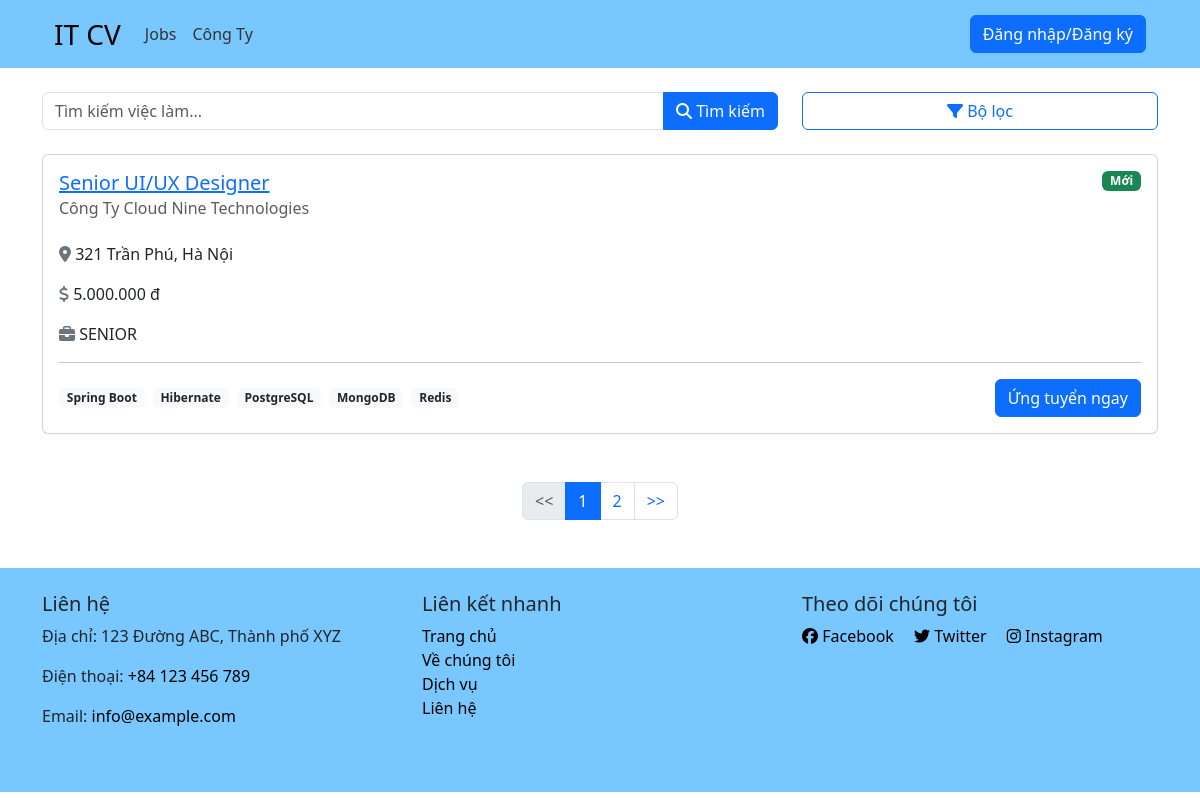
Page /jobs on the committed database.
### tables this page shows
CREATE TABLE `post_jobs` (
  `id` int NOT NULL AUTO_INCREMENT,
  `name` varchar(100) NOT NULL,
  `quantity` int NOT NULL,
  `salary` int NOT NULL,
  `level` enum('INTERN','FRESHER','JUNIOR','SENIOR') NOT NULL,
  `description` text NOT NULL,
  `startDate` datetime NOT NULL,
  `endDate` datetime NOT NULL,
  `isActive` tinyint DEFAULT '0',
  `deleted` tinyint DEFAULT '0',
  `createdAt` timestamp NULL DEFAULT CURRENT_TIMESTAMP,
  `updateAt` timestamp NULL DEFAULT CURRENT_TIMESTAMP,
  `company_id` int NOT NULL,
  `job_id` int NOT NULL,
  PRIMARY KEY (`id`),
  KEY `fk_jobs_companies_idx` (`company_id`),
  KEY `fk_post_job_jobs_idx` (`job_id`),
  CONSTRAINT `fk_jobs_companies` FOREIGN KEY (`company_id`) REFERENCES `companies` (`id`),
  CONSTRAINT `fk_post_job_jobs` FOREIGN KEY (`job_id`) REFERENCES `jobs` (`id`)
);

CREATE TABLE `companies` (
  `id` int NOT NULL AUTO_INCREMENT,
  `name` varchar(45) NOT NULL,
  `address` varchar(55) NOT NULL,
  `location` varchar(45) NOT NULL,
  `description` longtext NOT NULL,
  `deleted` tinyint DEFAULT '0',
  `createdAt` timestamp NULL DEFAULT CURRENT_TIMESTAMP,
  `updatedAt` timestamp NULL DEFAULT CURRENT_TIMESTAMP,
  `thumbnail` text,
  PRIMARY KEY (`id`)
);

### App/controllers/client/JobController.php (called while the page is built, shortened)
<?php
class JobController
{
    private $job;
    private $company;
    private $jobs;
    private $skill;
    public function __construct()
    {
        $this->job = new PostJobModel();
        $this->company = new CompanyModel();
        $this->jobs = new JobModel();
        $this->skill = new SkillModel();
    }
    public function index(){
        $keyword = $_GET['keyword'] ?? "";
        $keyword = trim($keyword);
        $suggestion = $_GET['suggestion'] ?? "";
        $location = $_GET['location'] ?? "";
        $nameSkill = $_GET['skill'] ?? "";
        $page =  $_GET['page'] ?? 1;
        $params = ['keyword' => "%$keyword%", 'location' => "%$location%", 'suggestion' => "%$suggestion%", 'skill' => "%$nameSkill%"];
        $jobs = $this->job->getAllJobsClient($params);
        $count = count($jobs);
        $pagination = handlePage($page, $count, 5);
        $params['pagination'] = [
            'offset' => $pagination['offset'],
            'per_page' => $pagination['per_page']
        ];
        $jobs = $this->job->getjobsPaginationClients($params);
        $jobsFilter = $this->jobs->getJob();
        $companies = $this->company->getLocationHome();
        $locations = array_column($companies, 'location');
        $locations = array_unique($locations);
        $skills = $this->skill->getAll();
        loadView('client', 'jobs/index', [
            'jobs' => $jobs,
            'count' => $pagination['count'],
            'page' => $page,
            'jobsFilter' => $jobsFilter,
            'locations' => $locations,
            'keyword' => $keyword,
            'location' => $location,
           'suggestion' => $suggestion,
            'skills' => $skills,
            'nameSkill' => $nameSkill,
        ]);
    }
}

### public/index.php (called while the page is built, shortened)
<?php
    require "../helpers.php";
    $router = new Router();
    $uri = parse_url($_SERVER['REQUEST_URI'], PHP_URL_PATH);
    $router->route($uri);

### App/models/PostJobModel.php (called while the page is built, shortened)
<?php
class PostJobModel
{
    protected $db;
    public function __construct()
    {
        $config = require basePath('config/db.php');
        $this->db = new Database($config);
    }
    public function getAllJobsClient($params){
        $query = "SELECT
                    j.id,
                    j.company_id,
                    j.job_id,
                    j.name as job_post_name,
                    j.deleted,
                    c.name as company_name,
                    c.address as company_address,
                    jb.name as base_job_name,
                    GROUP_CONCAT(DISTINCT s.name) as required_skills
                FROM post_jobs j
                JOIN companies c ON j.company_id = c.id
                JOIN jobs jb on j.job_id = jb.id
                JOIN job_skills jk ON j.id = jk.job_id
                JOIN skills s ON s.id = jk.skill_id
                WHERE j.deleted = 0
                    AND (
                        LOWER(j.name) LIKE LOWER(:keyword)
                        OR LOWER(c.name) LIKE LOWER(:keyword)
                        OR LOWER(s.name) LIKE LOWER(:keyword)
                    )
                    AND LOWER(c.location) LIKE LOWER(:location)
                    AND LOWER(jb.name) LIKE LOWER(:suggestion)
                    AND LOWER(s.name) LIKE LOWER(:skill) ";
        $query .= "GROUP BY j.id, j.company_id,j.job_id,j.name,j.deleted,c.name,c.address,jb.name";
        return $this->db->query($query, $params)->fetchAll();
    }
    public function getjobsPaginationClients($params)
    {
        $offset = $params['pagination']['offset'];
        $per_page = $params['pagination']['per_page'];
        unset($params['pagination']);
        $query = "SELECT j.*,
                c.name AS company_name,
                c.address as company_address,
                jb.name as job_name,
                GROUP_CONCAT(s.name SEPARATOR ', ') as skills_name
            FROM post_jobs j
            JOIN companies c ON j.company_id = c.id
            JOIN job_skills jk ON j.id = jk.job_id
            JOIN skills s ON s.id = jk.skill_id
            JOIN jobs jb ON j.job_id = jb.id
            WHERE j.deleted = 0
            AND (
                LOWER(j.name) LIKE LOWER(:keyword)
                OR LOWER(c.name) LIKE LOWER(:keyword)
                OR LOWER(s.name) LIKE LOWER(:keyword)
            )
            AND LOWER(c.location) LIKE LOWER(:location)
            AND LOWER(jb.name) LIKE LOWER(:suggestion)
             AND LOWER(s.name) LIKE LOWER(:skill)
             AND isActive = 1";
        $query .= " GROUP BY j.id, j.name, c.name, c.address, jb.name, j.company_id, j.job_id LIMIT $offset, $per_page";
        return $this->db->query($query, $params)->fetchAll();
    }
}

### Framework/Database.php (called while the page is built, shortened)
<?php
    class Database {
        public $conn;
        public function __construct($config){
            $dsn = "mysql:host={$config['host']};port={$config['port']};dbname={$config['dbname']}";
            $options =  [
                PDO::ATTR_ERRMODE            => PDO::ERRMODE_EXCEPTION,
                PDO::ATTR_DEFAULT_FETCH_MODE => PDO::FETCH_ASSOC,
            ];
            try {
                $this->conn = new PDO($dsn, $config['username'], $config['password'], $options);
            }
            catch (PDOException $e){
                throw new Exception("Database connection failed: {$e -> getMessage()}");
            }
        }
        public function query($query, $params = []){
            try {
                $sth = $this->conn->prepare($query);
                foreach($params as $param => $value){
                    $sth->bindValue(':'. $param, $value);
                }
                $sth->execute();
                return $sth;
            }
            catch (PDOException $e){
                throw new Exception("Database query failed: {$e -> getMessage()}");
            }
        }
    }

### App/views/client/pages/jobs/index.view.php (the view, shortened to what this page needs)
<div class="container mt-4">
    <div class="row mb-4">
        <div class="col-md-8">
            <form action="" id="form-search" role="search">
                <div class="input-group">
                    <input type="text" name="keyword" value="<?= isset($keyword) ? $keyword : ""  ?>" class="form-control" placeholder="Tìm kiếm việc làm...">
                    <button class="btn btn-primary">
                        <i class="fas fa-search"></i> Tìm kiếm
                    </button>
                </div>
            </form>
        </div>
        <div class="col-md-4">
            <button class="btn btn-outline-primary w-100" type="button" data-bs-toggle="collapse" data-bs-target="#filterSection">
                <i class="fas fa-filter"></i> Bộ lọc
            </button>
        </div>
    </div>
    <div class="row">
        <?php foreach ($jobs as $row) { ?>
            <div class="col-12 mb-4">
                <div class="card">
                    <div class="card-body">
                        <div class="d-flex justify-content-between align-items-start">
                            <div>
                                <h5 class="card-title text-primary"><a class="card-title text-primary" href="/job/<?= $row['id'] ?>"><?= $row['name'] ?></a></h5>
                                <h6 class="card-subtitle mb-2 text-muted">Công Ty <?= $row['company_name'] ?></h6>
                            </div>
                            <span class="badge bg-success">Mới</span>
                        </div>
                        <div class="mt-3">
                            <p class="card-text"><i class="fas fa-map-marker-alt text-secondary"></i> <?= $row['company_address'] ?></p>
                            <p class="card-text"><i class="fas fa-dollar-sign text-secondary"></i> <?= formatSalary($row['salary']) ?></p>
                            <p class="card-text"><i class="fas fa-briefcase text-secondary"></i> <?= $row['level'] ?></p>
                        </div>
                        <hr>
                        <div class="d-flex justify-content-between align-items-center">
                            <div class="d-flex gap-2">
                                <?php foreach ($row['skills_name'] as $skill): ?>
                                    <span class="badge bg-light text-dark"><?= $skill ?></span>
                                <?php endforeach; ?>
                            </div>
                            <a href="/job/<?= $row['id'] ?>" class="btn btn-primary">Ứng tuyển ngay</a>
                        </div>
                    </div>
                </div>
            </div>
        <?php } ?>
    </div>
    <nav aria-label="Page navigation" class="mt-4">
        <ul class="pagination justify-content-center">
            <?php if ($page == 1) { ?>
                <li class="page-item disabled">
                    <button class="page-link" button-pagination="">
                        << </button>
                </li>
            <?php } else { ?>
                <li class="page-item"><button class="page-link" button-pagination="<?= $page - 1 ?>">
                        << </button>
                </li>
            <?php } ?>
            <?php for ($i = 1; $i <= $count; $i++) {
                if ($i == $page) { ?>
                    <li class="page-item active"><button class="page-link" button-pagination="<?= $i ?>"><?= $i ?></button></li>
                <?php  } else {  ?>
                    <li class="page-item"><button class="page-link" button-pagination="<?= $i ?>"><?= $i ?></button></li>
            <?php }
            } ?>
            <?php if ($page == $count) { ?>
                <li class="page-item disabled"><button class="page-link" button-pagination="<?= $page + 1 ?>">>></button> </li>
            <?php } else { ?>
                <li class="page-item"><button class="page-link" button-pagination="<?= $page + 1 ?>">>></button></li>
            <?php } ?>
        </ul>
    </nav>
</div>

### Framework/Router.php (shortened to what this page needs)
<?php
class Router
{
    protected $routes = [];
    public function registerRoute($method, $uri, $action, $middleware = ['global'])
    {
        list($controller, $controllerMethod) = explode('@', $action);
        $this->routes[] = [
            'method' => $method,
            'uri' => $uri,
            'controller' => $controller,
            'controllerMethod' => $controllerMethod,
            'middleware' => $middleware,
        ];
    }
    public function route($uri)
    {
        $requestMethod = $_SERVER['REQUEST_METHOD'];
        foreach ($this->routes as $route) {
            $uriSegments = explode('/', trim($uri, '/'));
            $routeSegments = explode('/', trim($route['uri'], '/'));
            if ((count($uriSegments) === count($routeSegments)) && (strtoupper($route['method']) === $requestMethod)) {
                $params = [];
                $match = true;
                for ($i = 0; $i < count($uriSegments); $i++) {
                    if ($routeSegments[$i] !== $uriSegments[$i] && !preg_match('/\{(.+?)\}/', $routeSegments[$i])) {
                        $match = false;
                        break;
                    }
                }
                if ($match) {
                    $controllerMethod = $route['controllerMethod'];
                    $controllerInstance = new $controller();
                    $controllerInstance->$controllerMethod($params);
                    return;
                }
            }
        }
    }
}

### rows in the picture
post_jobs: name "Senior UI/UX Designer", company.name "Cloud Nine Technologies", company.address "321 Trần Phú, Hà Nội", salary "5.000.000 đ", level "SENIOR", skill "Spring Boot", skill "Hibernate", skill "PostgreSQL", skill "MongoDB", skill "Redis"
